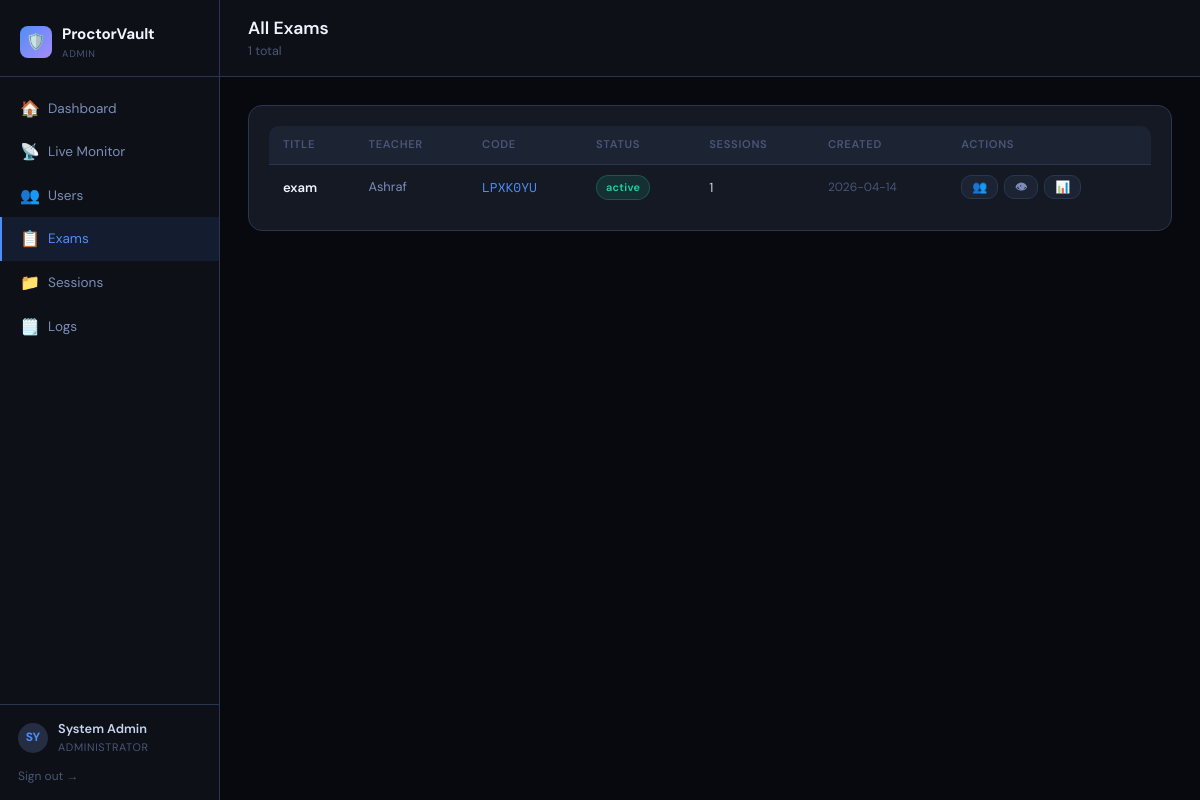
/admin/exams (signed in), run on the app's committed database.
### tables this page shows
CREATE TABLE exams (
        id TEXT PRIMARY KEY, title TEXT NOT NULL, description TEXT,
        teacher_id INTEGER NOT NULL, exam_code TEXT UNIQUE NOT NULL,
        duration_mins INTEGER DEFAULT 60, max_attempts INTEGER DEFAULT 1,
        shuffle_q INTEGER DEFAULT 1,
        status TEXT DEFAULT 'draft' CHECK(status IN ('draft','active','closed')),
        created_at TEXT DEFAULT (datetime('now')),
        starts_at TEXT, ends_at TEXT,
        face_verify_enabled INTEGER DEFAULT 0,
        face_verify_thresh REAL DEFAULT 0.72,
        face_fail_limit INTEGER DEFAULT 3,
        FOREIGN KEY(teacher_id) REFERENCES users(id)
    );

### server.py (the view)
@app.route("/admin/exams")
@login_required(["admin"])
def admin_exams():
    return render_template("admin/exams.html",user=session,
        exams=db_query("SELECT e.*,u.name as teacher_name,COUNT(es.id) as session_count FROM exams e LEFT JOIN users u ON e.teacher_id=u.id LEFT JOIN exam_sessions es ON e.id=es.exam_id GROUP BY e.id ORDER BY e.created_at DESC"))

### server.py (called while the page is built)
def get_db():
    c = sqlite3.connect(DB_PATH, check_same_thread=False)
    c.row_factory = sqlite3.Row
    return c

def db_query(sql, params=()):
    with db_lock:
        conn = get_db(); c = conn.cursor()
        c.execute(sql, params); rows = c.fetchall()
        conn.close(); return [dict(r) for r in rows]

def login_required(roles=None):
    def decorator(f):
        @wraps(f)
        def wrapper(*args, **kwargs):
            if 'user_id' not in session: return redirect(url_for('login_page'))
            if roles and session.get('role') not in roles: return redirect(url_for('dashboard'))
            return f(*args, **kwargs)
        return wrapper
    return decorator

### templates/admin/exams.html (shortened to what this page needs)
{% extends "base.html" %}
{% block body %}
<div class="app-shell">
  <div class="sidebar">
    <div class="sidebar-logo"><div class="logo-mark">🛡️</div><div><span>ProctorVault</span><sub>Admin</sub></div></div>
    <div class="nav-section">
      <a class="nav-item" href="/admin"><span class="icon">🏠</span>Dashboard</a>
      <a class="nav-item" href="/admin/live"><span class="icon">📡</span>Live Monitor</a>
      <a class="nav-item" href="/admin/users"><span class="icon">👥</span>Users</a>
      <a class="nav-item active" href="/admin/exams"><span class="icon">📋</span>Exams</a>
      <a class="nav-item" href="/admin/sessions"><span class="icon">📁</span>Sessions</a>
      <a class="nav-item" href="/admin/logs"><span class="icon">🗒️</span>Logs</a>
    </div>
    <div class="sidebar-footer">
      <div class="sidebar-user"><div class="av">{{ user.name[:2].upper() }}</div><div class="info"><div class="name">{{ user.name }}</div><div class="role">Administrator</div></div></div>
      <a href="/logout" style="display:block;margin-top:10px;font-size:.75rem;color:var(--text3);">Sign out →</a>
    </div>
  </div>
  <div class="main-area">
    <div class="topbar"><div><h2>All Exams</h2><div class="breadcrumb">{{ exams|length }} total</div></div></div>
    <div class="page-content">
      <div class="card">
        <div class="table-wrap">
          <table>
            <thead><tr><th>Title</th><th>Teacher</th><th>Code</th><th>Status</th><th>Sessions</th><th>Created</th><th>Actions</th></tr></thead>
            <tbody>
              {% for exam in exams %}
              <tr>
                <td style="font-weight:600;color:var(--text0);">{{ exam.title }}</td>
                <td style="font-size:.8rem;color:var(--text2);">{{ exam.teacher_name }}</td>
                <td><span style="font-family:var(--mono);font-size:.8rem;color:var(--accent);">{{ exam.exam_code }}</span></td>
                <td>
                  <span class="badge {% if exam.status=='active' %}badge-green{% elif exam.status=='draft' %}badge-gray{% else %}badge-red{% endif %}">{{ exam.status }}</span>
                </td>
                <td style="color:var(--text1);">{{ exam.session_count }}</td>
                <td style="font-size:.75rem;color:var(--text3);">{{ exam.created_at[:10] }}</td>
                <td style="display:flex;gap:6px;">
                  <a href="/teacher/exam/{{ exam.id }}/roster"  class="btn btn-ghost btn-sm">👥</a>
                  <a href="/teacher/exam/{{ exam.id }}/monitor" class="btn btn-ghost btn-sm">👁</a>
                  <a href="/teacher/exam/{{ exam.id }}/report"  class="btn btn-ghost btn-sm">📊</a>
                </td>
              </tr>
              {% endfor %}
            </tbody>
          </table>
        </div>
      </div>
    </div>
  </div>
</div>
{% endblock %}

### data on the page
exams: title "exam", teacher_name "Ashraf", exam_code "LPXK0YU", status "active", session_count "1", created_at "2026-04-14"

### other printed values
{{ user.name[:2].upper() }} "SY"
{{ user.name }} "System Admin"
{{ exams|length }} "1"
